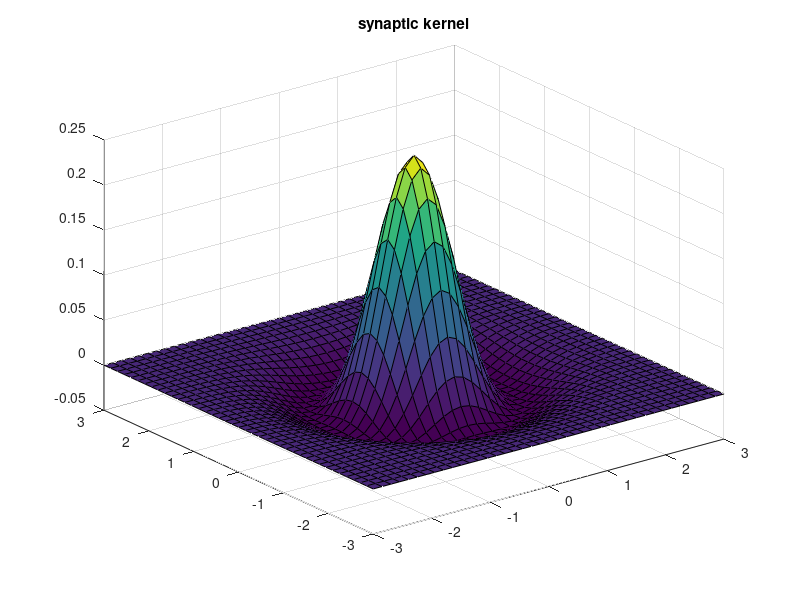

The MATLAB script that drew this image: (Note: this script raises an error after producing the figure.)
% This is a demonstration script for the HanselMato2Dw() function.
% It implements a 2D network of Hansel-Mato oscillators that are spatially
% connected according to user-defined synaptic kernel.

% number of oscillators to simulate
nrow= 64;
ncol= 64;

% simulated time domain
trange=[0:0.01:10];

% initial phase of each oscillator is uniform random
theta0 = 2*pi*rand(nrow,ncol);

% uniform driving frequencies in rad/sec (1 cycle/sec = 2*pi rad/sec)
omega = 0.2*ones(nrow,ncol);

% Mexican-Hat style kernel
[X,Y]=meshgrid(linspace(-3,3,41));
Z = X.^2 + Y.^2;
kernelraw = (1-0.9715*Z).*exp(-Z); 
kernelraw = kernelraw/sum(sum(kernelraw));
surf(X,Y,kernelraw);
title('synaptic kernel');

% HanselMato2Dw() requires the central kernel coefficient to be zero
kernel=kernelraw;
kernel(21,21)=0;

% Hansel-Mato parameters
alpha = 1.25;
r = 0.25;

% integrate (set final parameter true/false to enable/disable real-time display)
sol = HanselMato2Dw(trange,theta0,omega,kernel,alpha,r,true); 

% extract results
[theta2D,dtheta2D] = deval(sol,trange);         % extract results
theta2D = reshape(theta2D,nrow,ncol,[]);        % restore matrix format
dtheta2D = reshape(dtheta2D,nrow,ncol,[]);      % restore matrix format
dtheta2D = bsxfun(@minus, dtheta2D, omega);     % subtract omega from each plane

% animate results
figure('name','HanselMato2DDemos', 'numbertitle','off', 'position',[100 100 900 400]);
myaxes = [ subplot(1,2,1), subplot(1,2,2) ];    % initiate two display panels
for i= 1:numel(trange)
    % display oscillator phases 
    axes(myaxes(1));  
    thetadisplay = 32 + 32*cos(theta2D(:,:,i));       % theta=0 is brightest, theta=pi is darkest
    image(thetadisplay, 'Parent',myaxes(1));   
    title('Oscillator Phases');

    % display oscillator coupling tension
    axes(myaxes(2)); 
    imagesc( dtheta2D(:,:,i), 'Parent', myaxes(2));   
    title('Local Coupling Tension');

    drawnow;
    pause(1/30);
end

